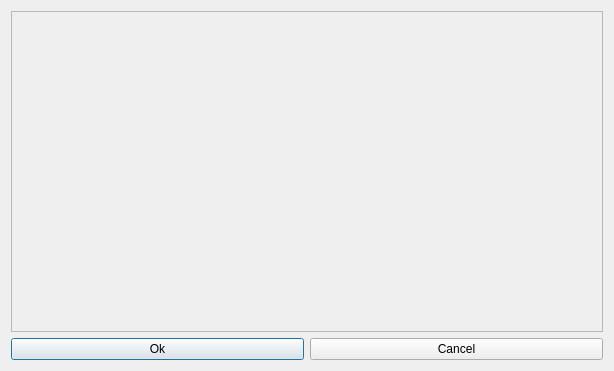
<?xml version="1.0" encoding="UTF-8"?>
<ui version="4.0">
 <class>ParsingDialog</class>
 <widget class="QDialog" name="ParsingDialog">
  <property name="geometry">
   <rect>
    <x>0</x>
    <y>0</y>
    <width>614</width>
    <height>371</height>
   </rect>
  </property>
  <property name="windowTitle">
   <string>Dialog</string>
  </property>
  <layout class="QVBoxLayout" name="verticalLayout_2">
   <item>
    <widget class="QScrollArea" name="scrollArea">
     <property name="widgetResizable">
      <bool>true</bool>
     </property>
     <widget class="QWidget" name="scrollAreaWidgetContents">
      <property name="geometry">
       <rect>
        <x>0</x>
        <y>0</y>
        <width>594</width>
        <height>315</height>
       </rect>
      </property>
      <layout class="QVBoxLayout" name="verticalLayout">
       <item>
        <widget class="QWidget" name="parsingItemWidget" native="true"/>
       </item>
      </layout>
     </widget>
    </widget>
   </item>
   <item>
    <layout class="QHBoxLayout" name="horizontalLayout">
     <item>
      <widget class="QPushButton" name="okButton">
       <property name="text">
        <string>Ok</string>
       </property>
      </widget>
     </item>
     <item>
      <widget class="QPushButton" name="cancelButton">
       <property name="text">
        <string>Cancel</string>
       </property>
      </widget>
     </item>
    </layout>
   </item>
  </layout>
 </widget>
 <resources/>
 <connections/>
</ui>
